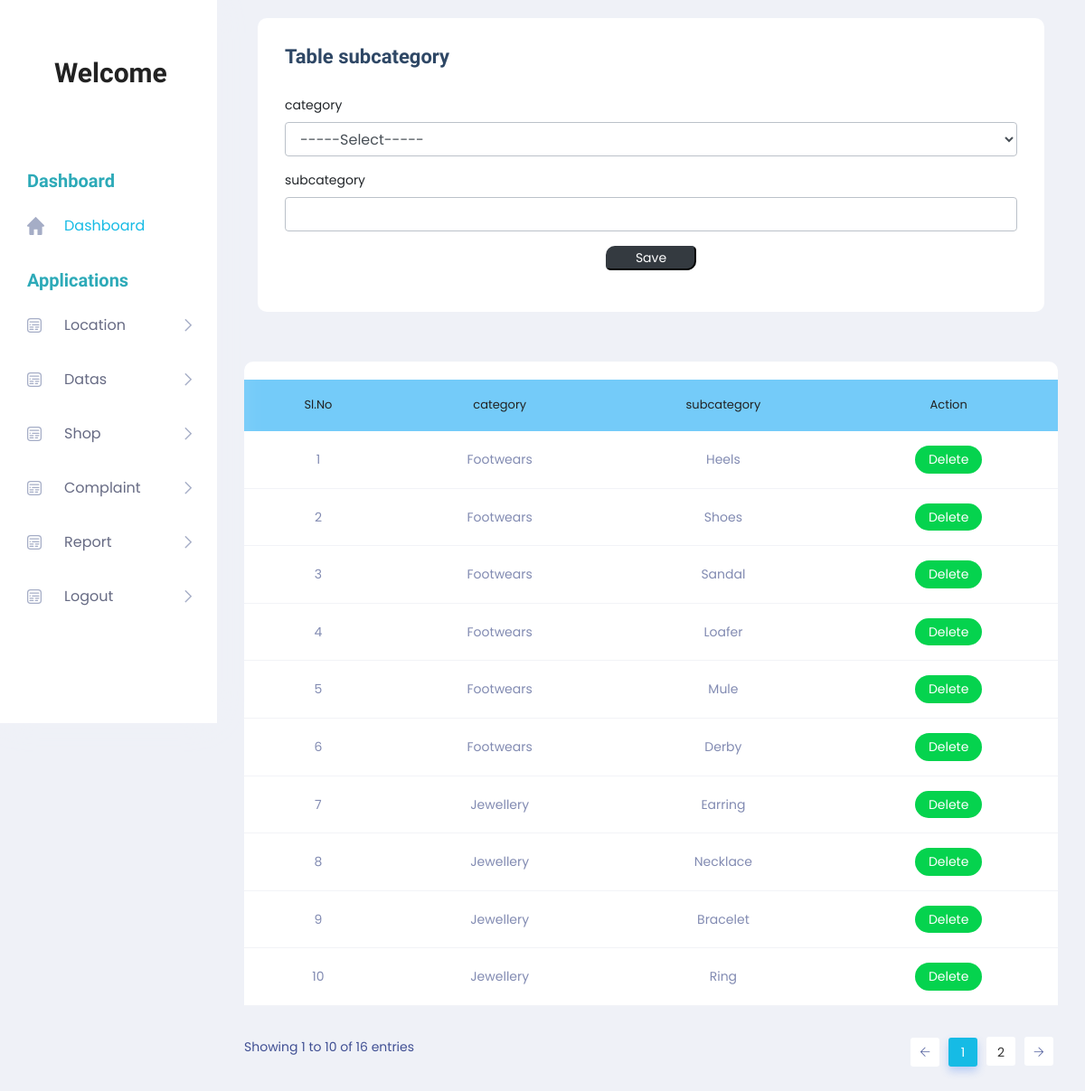
The app's page /Project/Admin/Subcategory.php with its own data.
### tables this page shows
CREATE TABLE `tbl_subcategory` (
  `subcategory_id` int(11) NOT NULL,
  `subcategory_name` varchar(100) NOT NULL,
  `category_id` int(11) NOT NULL
);

CREATE TABLE `tbl_category` (
  `category_id` int(11) NOT NULL,
  `category_name` varchar(100) NOT NULL
);

### Project/Admin/Subcategory.php (the view, shortened to what this page needs)
<!DOCTYPE html PUBLIC "-//W3C//DTD XHTML 1.0 Transitional//EN" "http://www.w3.org/TR/xhtml1/DTD/xhtml1-transitional.dtd">
<html xmlns="http://www.w3.org/1999/xhtml">
<head>
</head>
<?php
include('Head.php');
?>
<body>
        <section class="main_content dashboard_part">
            <div class="main_content_iner ">
                <div class="container-fluid p-0">
                    <div class="row justify-content-center">
                        <div class="col-12">
                            <div class="QA_section">
                                <div class="white_box_tittle list_header">
                                    <div class="col-lg-12">
                                        <div class="white_box mb_30">
                                            <div class="box_header ">
                                                <div class="main-title">
                                                    <h3 class="mb-0" >Table subcategory</h3>
                                                </div>
                                            </div>
                                            <form method="post">
                                                <div class="form-group">
                                                    <label for="txt_category">category</label>
                                                    <select class="form-control" name="sel_category" id="sel_category" autocomplete="off" required>
                                                    <option value="">-----Select-----</option>
                                                    </select>
                                                </div>
                                                <div class="form-group">
                                                    <label for="txt_category">subcategory</label>
                    <input type="text" name="txt_subcategory" id="txt_subcategory" class="form-control" autocomplete="off" required/>
                                                </div>
                                                <div class="form-group" align="center">
                                                    <input type="submit" class="btn-dark" style="width:100px; border-radius: 10px 5px " name="btn_save" value="Save">
                                                </div>
                                            </form>
                                        </div>
                                    </div>
                                </div>
                                <div class="QA_table mb_30">
                                    <table class="table lms_table_active">
                                        <thead>
                                            <tr style="background-color: #74CBF9">
                                                <td align="center" scope="col">Sl.No</td>
                                                <td align="center" scope="col">category</td>
                                                <td align="center" scope="col">subcategory </td>
                                                <td align="center" scope="col">Action</td>
                                            </tr>
                                        </thead>
                                        <tbody>
                                            <?php
	$i=0;
	  $sel = "select * from tbl_subcategory p inner join tbl_category d on d.category_id=p.category_id";
	  $row = $Conn->query($sel);
	  while($data = $row->fetch_assoc())
	  {
		  $i++;
		  ?>
                                            <tr>
                                               <td align="center"><?php echo $i; 	?></td>
            <td align="center"><?php echo $data['category_name']; ?></td>
            <td align="center"><?php echo $data['subcategory_name']; ?></td>
            <td align="center">
            <a class="status_btn"  href="subcategory.php?id=<?php echo $data['subcategory_id']; ?>">Delete </a>
         </td>
                                            </tr>
                                            <?php
                                              }
                                            ?>
                                        </tbody>
                                    </table>
                                </div>
                            </div>
                        </div>
                    </div>
                </div>
            </div>
        </section>
        <?php
		include('Foot.php');
		?>
</body>
</html>

### records on screen
tbl_subcategory: category.category_name "Footwears", subcategory_name "Heels"
tbl_subcategory: category.category_name "Footwears", subcategory_name "Shoes"
tbl_subcategory: category.category_name "Footwears", subcategory_name "Sandal"
tbl_subcategory: category.category_name "Footwears", subcategory_name "Loafer"
tbl_subcategory: category.category_name "Footwears", subcategory_name "Mule"
tbl_subcategory: category.category_name "Footwears", subcategory_name "Derby"
tbl_subcategory: category.category_name "Jewellery", subcategory_name "Earring"
tbl_subcategory: category.category_name "Jewellery", subcategory_name "Necklace"
tbl_subcategory: category.category_name "Jewellery", subcategory_name "Bracelet"
tbl_subcategory: category.category_name "Jewellery", subcategory_name "Ring"
